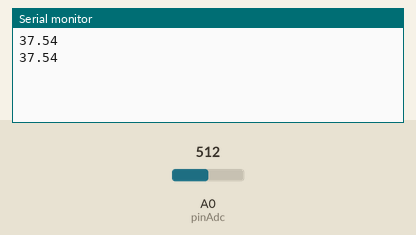
The sketch below on a simulated Arduino Uno, built with avr-gcc and run on an emulated ATmega328P. On the bench: the last lines printed to the serial monitor. The inputs (shaded band) are chosen by the test bench; at power-on: A0 (pinAdc) = 512.

Above: at 2.2 s.
2.3 s: A0 (pinAdc) set to 716
At 3.6 s:
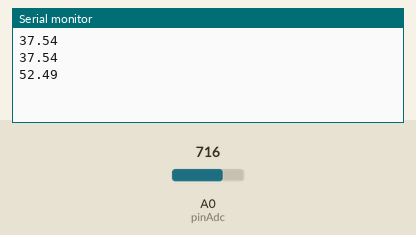
3.8 s: A0 (pinAdc) set to 900
At 4.8 s:
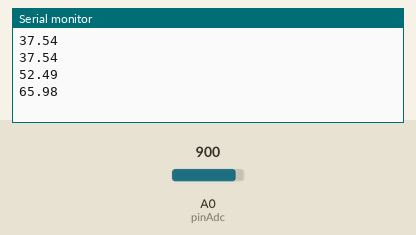
Timing chart, 0 to 6.8 s (numbered marks = the images above; inputs shaded):
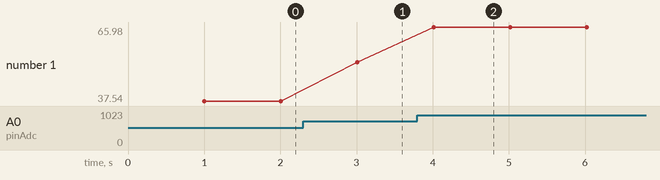

Measured:
- after the input at 2.3 s, the serial monitor: prints a new line after 0.71 s (image 1)
- after the input at 3.8 s, the serial monitor: prints a new line after 0.22 s (image 2)
- plotted number 1: 37.54 → 52.49 after the input at 2.3 s, 52.49 → 65.98 after the input at 3.8 s

The sketch:

Read_O2.ino
```cpp
// Grove - Gas Sensor(O2) test code
// Note:
// 1. It need about about 5-10 minutes to preheat the sensor
// 2. modify VRefer if needed

//const float VRefer = 5;       // voltage of adc reference
const float VRefer = 5;
const int  pinAdc = A0;

void setup()
{
    // put your setup code here, to run once:
    Serial.begin(9600);
//Serial.println("Grove - Gas Sensor Test Code...");
//Serial.println("");
    delay(1000);
}

void loop()
{
    // put your main code here, to run repeatedly:
   // float Vout =0;
// Serial.print("O2");

  //  Vout = readO2Vout();
//  Serial.print(Vout);

    Serial.println(readConcentration());
   //Serial.println(" ");
    delay(1000);
}

float readO2Vout()
{
    long sum = 0;
    for(int i=0; i<32; i++)
    {
        sum += analogRead(pinAdc);
    }

    sum >>= 5;

    float MeasuredVout = sum * (VRefer / 1023.0);
    return MeasuredVout;
}

float readConcentration()
{
    // Vout samples are with reference to 3.3V
    float MeasuredVout = readO2Vout();

    //float Concentration = FmultiMap(MeasuredVout, VoutArray,O2ConArray, 6);
    //when its output voltage is 2.0V,
    float Concentration = MeasuredVout * 0.21 / 1.4;
    float Concentration_Percentage=Concentration*100;
    return Concentration_Percentage;
}
```
